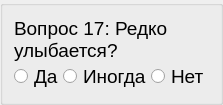
          <widget class="QGroupBox" name="block2_item17">
           <layout class="QVBoxLayout" name="verticalLayout_33">
            <property name="spacing">
             <number>0</number>
            </property>
            <item>
             <widget class="QLabel" name="label_40">
              <property name="font">
               <font>
                <pointsize>14</pointsize>
               </font>
              </property>
              <property name="text">
               <string>Вопрос 17: Редко улыбается?</string>
              </property>
              <property name="alignment">
               <set>Qt::AlignLeading|Qt::AlignLeft|Qt::AlignVCenter</set>
              </property>
              <property name="wordWrap">
               <bool>true</bool>
              </property>
             </widget>
            </item>
            <item>
             <layout class="QHBoxLayout" name="_33">
              <property name="spacing">
               <number>0</number>
              </property>
              <item>
               <widget class="QRadioButton" name="radioButton_97">
                <property name="font">
                 <font>
                  <pointsize>14</pointsize>
                 </font>
                </property>
                <property name="text">
                 <string>Да</string>
                </property>
               </widget>
              </item>
              <item>
               <widget class="QRadioButton" name="radioButton_98">
                <property name="font">
                 <font>
                  <pointsize>14</pointsize>
                 </font>
                </property>
                <property name="text">
                 <string>Иногда</string>
                </property>
               </widget>
              </item>
              <item>
               <widget class="QRadioButton" name="radioButton_99">
                <property name="font">
                 <font>
                  <pointsize>14</pointsize>
                 </font>
                </property>
                <property name="text">
                 <string>Нет</string>
                </property>
               </widget>
              </item>
             </layout>
            </item>
           </layout>
          </widget>
